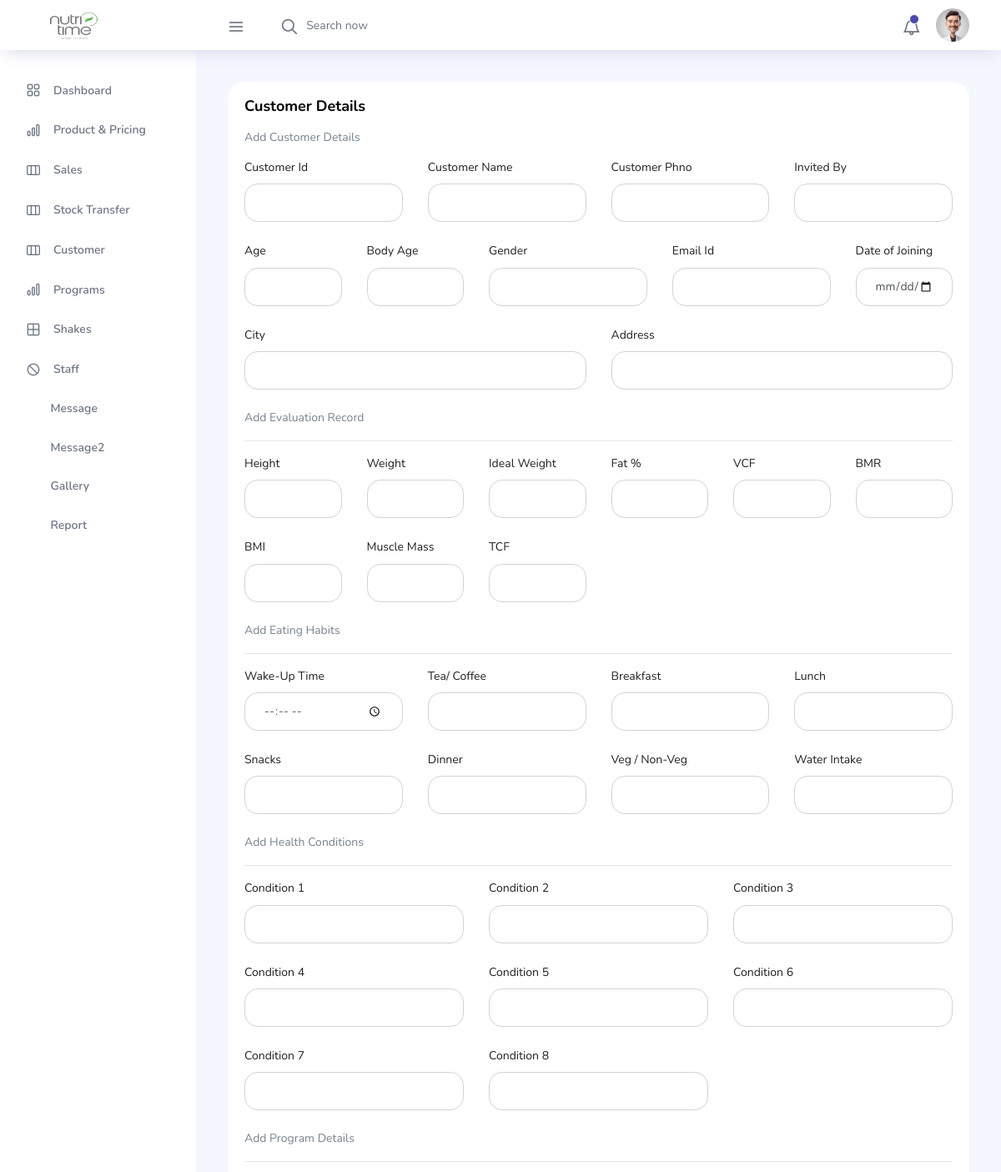
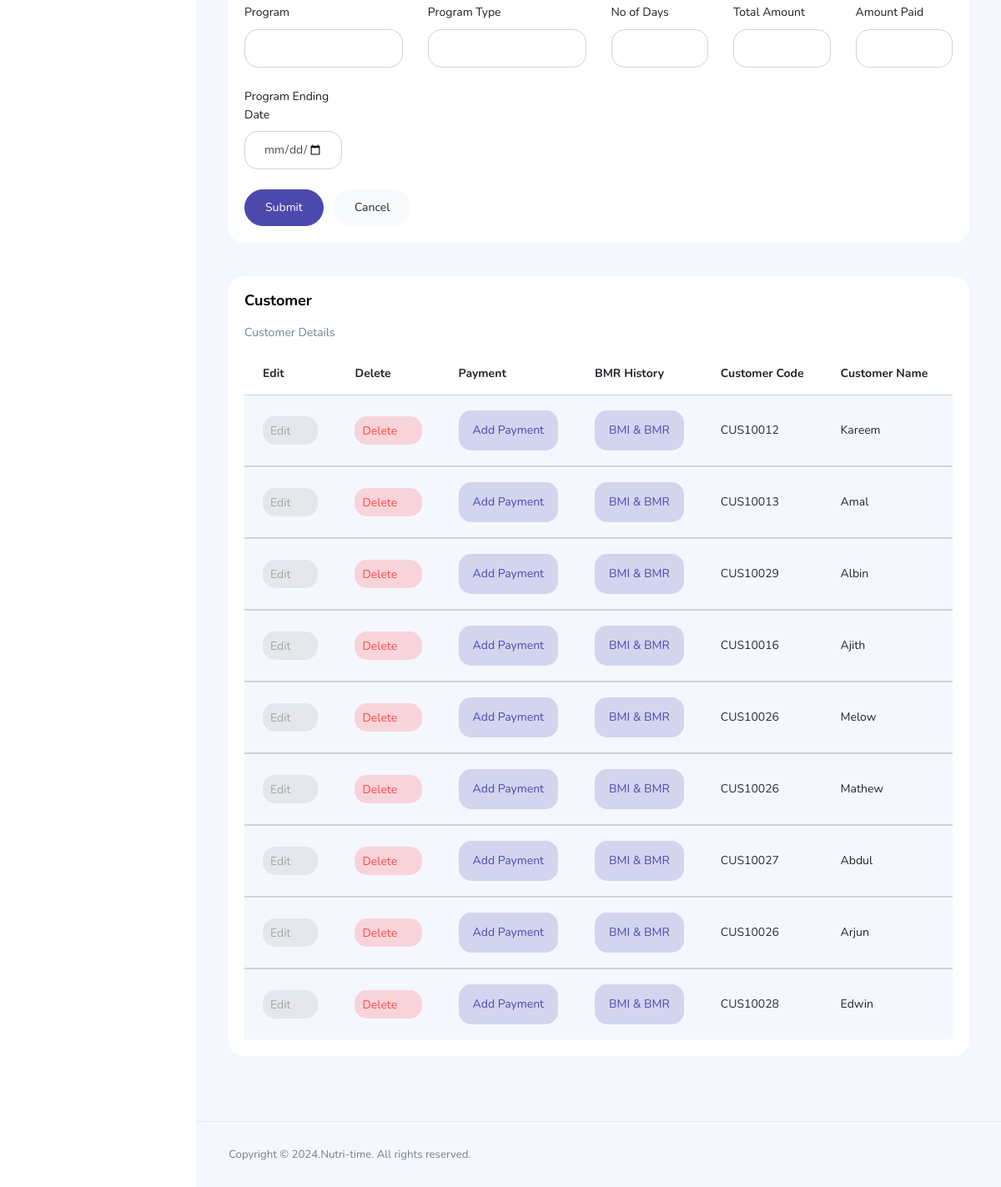
The page /Admin/pages/admin-customer.php (signed in) on the database its author committed (2 pictures, top to bottom).
### tables this page shows
CREATE TABLE `customer` (
  `cust_id` int(11) NOT NULL,
  `cust_code` varchar(50) NOT NULL,
  `cust_name` varchar(100) NOT NULL,
  `cust_phno` varchar(20) NOT NULL,
  `cust_invited` varchar(50) NOT NULL,
  `cust_age` varchar(10) NOT NULL,
  `cust_bodyage` varchar(10) NOT NULL,
  `cust_gender` varchar(25) NOT NULL,
  `cust_email` varchar(50) NOT NULL,
  `cust_password` varchar(50) NOT NULL,
  `cust_doj` varchar(50) NOT NULL,
  `cust_city` varchar(50) NOT NULL,
  `cust_address` varchar(100) NOT NULL,
  `cust_height` varchar(10) NOT NULL,
  `cust_weight` varchar(10) NOT NULL,
  `cust_idleweight` varchar(10) NOT NULL,
  `cust_fat` varchar(10) NOT NULL,
  `cust_vcf` varchar(50) NOT NULL,
  `cust_bmr` varchar(10) NOT NULL,
  `cust_bmi` varchar(10) NOT NULL,
  `cust_bmidate` varchar(100) NOT NULL,
  `cust_bmr1` varchar(10) NOT NULL,
  `cust_bmi1` varchar(10) NOT NULL,
  `cust_bmidate1` varchar(10) NOT NULL,
  `cust_bmr2` varchar(10) NOT NULL,
  `cust_bmi2` varchar(10) NOT NULL,
  `cust_bmidate2` varchar(10) NOT NULL,
  `cust_bmr3` varchar(10) NOT NULL,
  `cust_bmi3` varchar(10) NOT NULL,
  `cust_bmidate3` varchar(10) NOT NULL,
  `cust_bmr4` varchar(10) NOT NULL,
  `cust_bmi4` varchar(10) NOT NULL,
  `cust_bmidate4` varchar(10) NOT NULL,
  `cust_bmr5` varchar(10) NOT NULL,
  `cust_bmi5` varchar(10) NOT NULL,
  `cust_bmidate5` varchar(10) NOT NULL,
  `cust_bmr6` varchar(10) NOT NULL,
  `cust_bmi6` varchar(10) NOT NULL,
  `cust_bmidate6` varchar(10) NOT NULL,
  `cust_bmr7` varchar(10) NOT NULL,
  `cust_bmi7` varchar(10) NOT NULL,
  `cust_bmidate7` varchar(10) NOT NULL,
  `cust_bmr8` varchar(10) NOT NULL,
  `cust_bmi8` varchar(10) NOT NULL,
  `cust_bmidate8` varchar(10) NOT NULL,
  `cust_bmr9` varchar(10) NOT NULL,
  `cust_bmi9` varchar(10) NOT NULL,
  `cust_bmidate9` varchar(10) NOT NULL,
  `cust_mm` varchar(10) NOT NULL,
  `cust_tsf` varchar(10) NOT NULL,
  `cust_waketime` varchar(10) NOT NULL,
  `cust_tea` varchar(50) NOT NULL,
  `cust_breakfast` varchar(100) NOT NULL,
  `cust_lunch` varchar(100) NOT NULL,
  `cust_snack` varchar(100) NOT NULL,
  `cust_dinner` varchar(100) NOT NULL,
  `cust_veg_nonveg` varchar(50) NOT NULL,
  `cust_waterintake` varchar(10) NOT NULL,
  `cust_cond1` varchar(100) NOT NULL,
  `cust_cond2` varchar(100) NOT NULL,
  `cust_cond3` varchar(100) NOT NULL,
  `cust_cond4` varchar(100) NOT NULL,
  `cust_cond5` varchar(100) NOT NULL,
  `cust_cond6` varchar(100) NOT NULL,
  `cust_cond7` varchar(100) NOT NULL,
  `cust_cond8` varchar(100) NOT NULL,
  `cust_prg` varchar(50) NOT NULL,
  `cust_prgtype` varchar(20) NOT NULL,
  `cust_noday` varchar(10) NOT NULL,
  `cust_total` varchar(20) NOT NULL,
  `cust_paid` varchar(20) DEFAULT NULL,
  `cust_paiddate` varchar(100) NOT NULL,
  `cust_paid1` varchar(10) DEFAULT NULL,
  `cust_paiddate1` varchar(100) NOT NULL,
  `cust_paid2` varchar(10) DEFAULT NULL,
  `cust_paiddate2` varchar(100) NOT NULL,
  `cust_paid3` varchar(10) DEFAULT NULL,
  `cust_paiddate3` varchar(100) NOT NULL,
  `cust_paid4` varchar(10) DEFAULT NULL,
  `cust_paiddate4` varchar(100) NOT NULL,
  `cust_paid5` varchar(10) DEFAULT NULL,
  `cust_paiddate5` varchar(100) NOT NULL,
  `cust_paid6` varchar(10) NOT NULL,
  `cust_paiddate6` varchar(100) NOT NULL,
  `cust_paid7` varchar(10) NOT NULL,
  `cust_paiddate7` varchar(100) NOT NULL,
  `cust_paid8` varchar(10) NOT NULL,
  `cust_paiddate8` varchar(100) NOT NULL,
  `cust_paid9` varchar(10) NOT NULL,
  `cust_paiddate9` varchar(100) NOT NULL,
  `cust_remain` varchar(10) DEFAULT NULL,
  `cust_date` varchar(100) NOT NULL
);

### Admin/pages/admin-customer.php (the view, shortened to what the rows shown need)
<?php
include './connect.php';
?>
<!DOCTYPE html>
<html lang="en">
<head>
  <link rel="stylesheet" href="../vendors/feather/feather.css">
  <link rel="stylesheet" href="../vendors/ti-icons/css/themify-icons.css">
  <link rel="stylesheet" href="../vendors/css/vendor.bundle.base.css">
  <link rel="stylesheet" href="../css/vertical-layout-light/style.css">
</head>
<body>
  <div class="container-scroller">
    <?php
    include './topbar.php';
    ?>
    <div class="main-panel">
      <div class="content-wrapper">
        <div class="row">
          <div class="col-12 grid-margin stretch-card">
            <div class="card">
              <div class="card-body">
                <h1 class="card-title">Customer Details</h1>
              </div>
            </div>
          </div>
        </div>
        <div class="row">
          <div class="col-lg-12 grid-margin stretch-card">
            <div class="card">
              <div class="card-body">
                <div class="table-responsive">
                  <table class="table table-striped">
                    <thead>
                      <tr>
                        <th>Edit</th>
                        <th>Delete</th>
                        <th>Payment</th>
                        <th>BMR History</th>
                        <th>Customer Code</th>
                        <th>Customer Name</th>
                        <th>Phno</th>
                      </tr>
                    </thead>
                    <?php
                    $sql = mysqli_query($conn, "SELECT * FROM customer ORDER BY cust_id ");
                    while ($row = mysqli_fetch_assoc($sql)) {
                      $cus_id = $row['cust_id'];
                      $cus_code = $row['cust_code'];
                      $cus_name = $row['cust_name'];
                      $cus_phno = $row['cust_phno'];
                    ?>
                      <tbody>
                        <tr>
                          <td><a href="admin-customer.php?cusid=<?php echo $cus_id; ?>" class="btn btn-inverse-secondary btn-icon-text p-2">Edit <i class="ti-pencil-alt btn-icon-append"></i></a></td>
                          <td><a href="admin-customer.php?cusdid=<?php echo $cus_id; ?>" class="btn btn-inverse-danger btn-icon-text p-2">Delete<i class="ti-trash btn-icon-prepend"></i></a></td>
                          <td><a href="admin-customer.php?cusmdid=<?php echo $cus_id; ?>" class="btn btn-inverse-primary btn-icon-text p-3" data-toggle="modal" data-target="#exampleModal_<?php echo $cus_id; ?>">Add Payment</a></td>
                          <td><a href="admin-customer.php?cusmdid=<?php echo $cus_id; ?>" class="btn btn-inverse-primary btn-icon-text p-3" data-toggle="modal" data-target="#exampleModal2_<?php echo $cus_id; ?>">BMI & BMR</a></td>
                          <td class="py-1"><a href="admin-customerdetails.php?prid=<?php echo $cus_id; ?>" class="text-dark"><?php echo $cus_code; ?></a></td>
                          <td><?php echo $cus_name; ?></td>
                          <td><?php echo $cus_phno; ?></td>
                        </tr>
                      </tbody>
                    <?php
                    }
                    ?>
                  </table>
                </div>
              </div>
            </div>
          </div>
        </div>
      </div>
    </div>
  </div>
  </div>
</body>
</html>

### rows shown on the page
customer: cust_code "CUS10012", cust_name "Kareem"
customer: cust_code "CUS10013", cust_name "Amal"
customer: cust_code "CUS10029", cust_name "Albin"
customer: cust_code "CUS10016", cust_name "Ajith"
customer: cust_code "CUS10026", cust_name "Melow"
customer: cust_code "CUS10026", cust_name "Mathew"
customer: cust_code "CUS10027", cust_name "Abdul"
customer: cust_code "CUS10026", cust_name "Arjun"
customer: cust_code "CUS10028", cust_name "Edwin"
